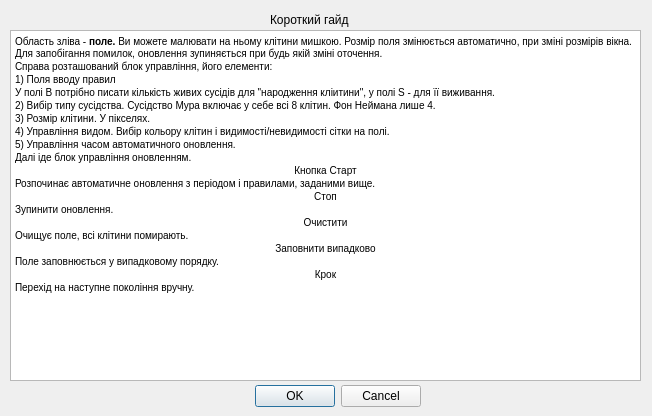
<?xml version="1.0" encoding="UTF-8"?>
<ui version="4.0">
 <class>Dialog</class>
 <widget class="QDialog" name="Dialog">
  <property name="geometry">
   <rect>
    <x>0</x>
    <y>0</y>
    <width>652</width>
    <height>416</height>
   </rect>
  </property>
  <property name="sizePolicy">
   <sizepolicy hsizetype="Fixed" vsizetype="Fixed">
    <horstretch>0</horstretch>
    <verstretch>0</verstretch>
   </sizepolicy>
  </property>
  <property name="windowTitle">
   <string>Dialog</string>
  </property>
  <widget class="QDialogButtonBox" name="buttonBox">
   <property name="geometry">
    <rect>
     <x>80</x>
     <y>380</y>
     <width>341</width>
     <height>32</height>
    </rect>
   </property>
   <property name="orientation">
    <enum>Qt::Horizontal</enum>
   </property>
   <property name="standardButtons">
    <set>QDialogButtonBox::Cancel|QDialogButtonBox::Ok</set>
   </property>
  </widget>
  <widget class="QLabel" name="label">
   <property name="geometry">
    <rect>
     <x>270</x>
     <y>10</y>
     <width>91</width>
     <height>20</height>
    </rect>
   </property>
   <property name="text">
    <string>Короткий гайд</string>
   </property>
  </widget>
  <widget class="QTextBrowser" name="textBrowser">
   <property name="geometry">
    <rect>
     <x>10</x>
     <y>30</y>
     <width>631</width>
     <height>351</height>
    </rect>
   </property>
   <property name="html">
    <string>&lt;!DOCTYPE HTML PUBLIC &quot;-//W3C//DTD HTML 4.0//EN&quot; &quot;http://www.w3.org/TR/REC-html40/strict.dtd&quot;&gt;
&lt;html&gt;&lt;head&gt;&lt;meta name=&quot;qrichtext&quot; content=&quot;1&quot; /&gt;&lt;style type=&quot;text/css&quot;&gt;
p, li { white-space: pre-wrap; }
&lt;/style&gt;&lt;/head&gt;&lt;body style=&quot; font-family:'MS Shell Dlg 2'; font-size:7.8pt; font-weight:400; font-style:normal;&quot;&gt;
&lt;p style=&quot; margin-top:0px; margin-bottom:0px; margin-left:0px; margin-right:0px; -qt-block-indent:0; text-indent:0px;&quot;&gt;Область зліва - &lt;span style=&quot; font-weight:600;&quot;&gt;поле. &lt;/span&gt;Ви можете малювати на ньому клітини мишкою. Розмір поля змінюється автоматично, при зміні розмірів вікна. Для запобігання помилок, оновлення зупиняється при будь якій зміні оточення.&lt;/p&gt;
&lt;p style=&quot; margin-top:0px; margin-bottom:0px; margin-left:0px; margin-right:0px; -qt-block-indent:0; text-indent:0px;&quot;&gt;Справа розташований блок управління, його елементи:&lt;/p&gt;
&lt;p style=&quot; margin-top:0px; margin-bottom:0px; margin-left:0px; margin-right:0px; -qt-block-indent:0; text-indent:0px;&quot;&gt;1) Поля вводу правил&lt;/p&gt;
&lt;p style=&quot; margin-top:0px; margin-bottom:0px; margin-left:0px; margin-right:0px; -qt-block-indent:0; text-indent:0px;&quot;&gt;У полі B потрібно писати кількість живих сусідів для &amp;quot;народження кліитини&amp;quot;, у полі S - для її виживання.&lt;/p&gt;
&lt;p style=&quot; margin-top:0px; margin-bottom:0px; margin-left:0px; margin-right:0px; -qt-block-indent:0; text-indent:0px;&quot;&gt;2) Вибір типу сусідства. Сусідство Мура включає у себе всі 8 клітин. Фон Неймана лише 4.&lt;/p&gt;
&lt;p style=&quot; margin-top:0px; margin-bottom:0px; margin-left:0px; margin-right:0px; -qt-block-indent:0; text-indent:0px;&quot;&gt;3) Розмір клітини. У пікселях.&lt;/p&gt;
&lt;p style=&quot; margin-top:0px; margin-bottom:0px; margin-left:0px; margin-right:0px; -qt-block-indent:0; text-indent:0px;&quot;&gt;4) Управління видом. Вибір кольору клітин і видимості/невидимості сітки на полі.&lt;/p&gt;
&lt;p style=&quot; margin-top:0px; margin-bottom:0px; margin-left:0px; margin-right:0px; -qt-block-indent:0; text-indent:0px;&quot;&gt;5) Управління часом автоматичного оновлення.&lt;/p&gt;
&lt;p style=&quot; margin-top:0px; margin-bottom:0px; margin-left:0px; margin-right:0px; -qt-block-indent:0; text-indent:0px;&quot;&gt;Далі іде блок управління оновленням.&lt;/p&gt;
&lt;p align=&quot;center&quot; style=&quot; margin-top:0px; margin-bottom:0px; margin-left:0px; margin-right:0px; -qt-block-indent:0; text-indent:0px;&quot;&gt;Кнопка Старт&lt;/p&gt;
&lt;p style=&quot; margin-top:0px; margin-bottom:0px; margin-left:0px; margin-right:0px; -qt-block-indent:0; text-indent:0px;&quot;&gt;Розпочинає автоматичне оновлення з періодом і правилами, заданими вище.&lt;/p&gt;
&lt;p align=&quot;center&quot; style=&quot; margin-top:0px; margin-bottom:0px; margin-left:0px; margin-right:0px; -qt-block-indent:0; text-indent:0px;&quot;&gt;Стоп&lt;/p&gt;
&lt;p style=&quot; margin-top:0px; margin-bottom:0px; margin-left:0px; margin-right:0px; -qt-block-indent:0; text-indent:0px;&quot;&gt;Зупинити оновлення.&lt;/p&gt;
&lt;p align=&quot;center&quot; style=&quot; margin-top:0px; margin-bottom:0px; margin-left:0px; margin-right:0px; -qt-block-indent:0; text-indent:0px;&quot;&gt;Очистити&lt;/p&gt;
&lt;p style=&quot; margin-top:0px; margin-bottom:0px; margin-left:0px; margin-right:0px; -qt-block-indent:0; text-indent:0px;&quot;&gt;Очищує поле, всі клітини помирають.&lt;/p&gt;
&lt;p align=&quot;center&quot; style=&quot; margin-top:0px; margin-bottom:0px; margin-left:0px; margin-right:0px; -qt-block-indent:0; text-indent:0px;&quot;&gt;Заповнити випадково&lt;/p&gt;
&lt;p style=&quot; margin-top:0px; margin-bottom:0px; margin-left:0px; margin-right:0px; -qt-block-indent:0; text-indent:0px;&quot;&gt;Поле заповнюється у випадковому порядку.&lt;/p&gt;
&lt;p align=&quot;center&quot; style=&quot; margin-top:0px; margin-bottom:0px; margin-left:0px; margin-right:0px; -qt-block-indent:0; text-indent:0px;&quot;&gt;Крок&lt;/p&gt;
&lt;p style=&quot; margin-top:0px; margin-bottom:0px; margin-left:0px; margin-right:0px; -qt-block-indent:0; text-indent:0px;&quot;&gt;Перехід на наступне покоління вручну.&lt;/p&gt;&lt;/body&gt;&lt;/html&gt;</string>
   </property>
  </widget>
 </widget>
 <resources/>
 <connections>
  <connection>
   <sender>buttonBox</sender>
   <signal>rejected()</signal>
   <receiver>Dialog</receiver>
   <slot>reject()</slot>
   <hints>
    <hint type="sourcelabel">
     <x>316</x>
     <y>260</y>
    </hint>
    <hint type="destinationlabel">
     <x>286</x>
     <y>274</y>
    </hint>
   </hints>
  </connection>
  <connection>
   <sender>buttonBox</sender>
   <signal>accepted()</signal>
   <receiver>Dialog</receiver>
   <slot>accept()</slot>
   <hints>
    <hint type="sourcelabel">
     <x>248</x>
     <y>254</y>
    </hint>
    <hint type="destinationlabel">
     <x>157</x>
     <y>274</y>
    </hint>
   </hints>
  </connection>
 </connections>
</ui>
